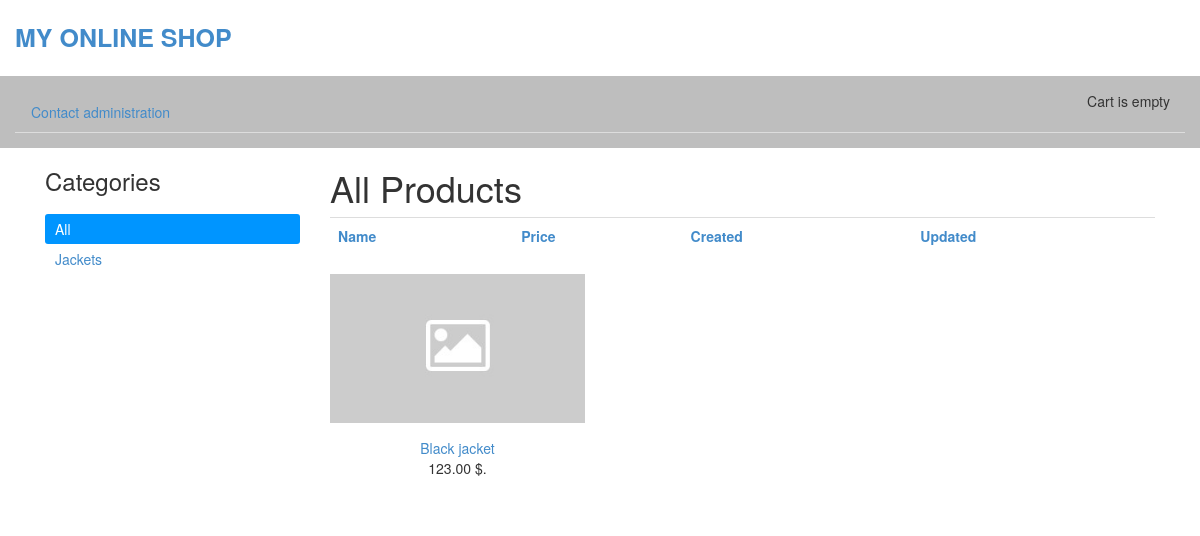
The app's page /, older data.
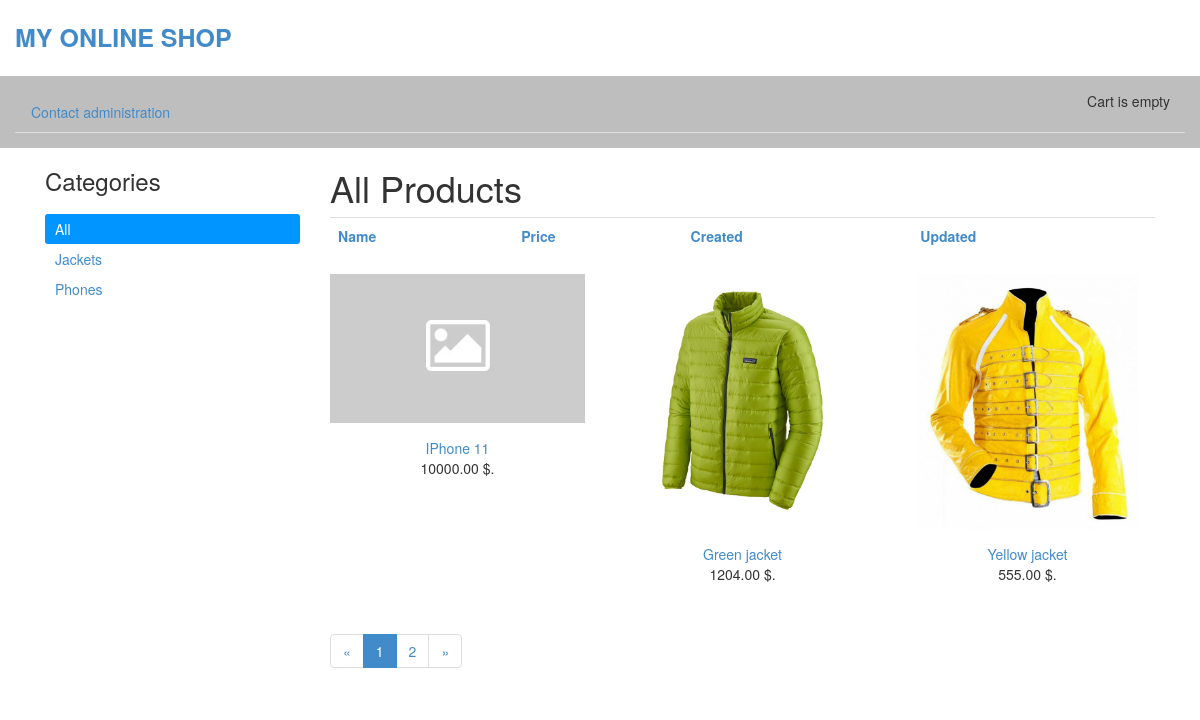
The same page, newer data.
### shop/models.py (models this page shows, shortened)
class Category(models.Model):
    name = models.CharField(max_length=200, db_index=True)
    slug = models.SlugField(max_length=200, db_index=True, unique=True)
    class Meta:
        ordering = ['name']
        verbose_name = 'Category'
        verbose_name_plural = 'Categories'
    def get_absolute_url(self):
        return reverse('shop:ProductListByCategory', args=[self.slug])

class Product(models.Model):
    category = models.ForeignKey(Category, related_name='products', verbose_name="Category", on_delete=models.PROTECT)
    name = models.CharField(max_length=200, db_index=True, verbose_name="Name")
    slug = models.SlugField(max_length=200, db_index=True)
    image = models.ImageField(upload_to='products/%Y/%m/%d/', blank=True, verbose_name="Product image")
    description = models.TextField(blank=True, verbose_name="description")
    price = models.DecimalField(max_digits=10, decimal_places=2, verbose_name="Price")
    stock = models.PositiveIntegerField(verbose_name="In stock")
    available = models.BooleanField(default=True, verbose_name="Available")
    created = models.DateTimeField(auto_now_add=True)
    updated = models.DateTimeField(auto_now=True)
    class Meta:
        ordering = ['name']
        index_together = [
            ['id', 'slug']
        ]
    def get_absolute_url(self):
          return reverse('shop:ProductDetail', args=[self.id, self.slug])

### shop/views.py (the view)
# urls.py: url(r'^(?P<category_slug>[-\w]+)/$', views.ProductList, name='ProductListByCategory'),
def ProductList(request, category_slug=None):
    category = None
    categories = Category.objects.all()
    products = Product.objects.filter(available=True)
    if category_slug:
        category = get_object_or_404(Category, slug=category_slug)
        products = products.filter(category=category)
    order_by = request.GET.get("order_by", "")
    if order_by in ("name", "price", "created", "updated"):
        products = products.order_by(order_by)
        if request.GET.get("reverse", "") == '1':
            products = products.reverse()
    else:
        products = products.order_by("created").reverse()
    paginator = Paginator(products, 3)
    page = request.GET.get("page")
    try:
        products = paginator.page(page)
    except PageNotAnInteger:
        products = paginator.page(1)
    except EmptyPage:
        products = paginator.page(paginator.num_pages)
    return render(request, 'shop/product/list.html', {
        'category': category,
        'categories': categories,
        'products': products
    })

### cart/cart.py (called while the page is built)
    def __len__(self):
        return sum(item['quantity'] for item in self.cart.values())

### cart/context_processors.py (called while the page is built)
def cart(request):
    return {'cart': Cart(request)}

### shop/templates/shop/product/list.html (shortened to what this page needs)
{% extends 'shop/base.html' %}
{% load static %}
{% block content %}
  <div id="sidebar" class="col-sm-3">
    <h3>Categories</h3>
    <ul>
      <li {% if not category %} class="selected" {% endif %}>
        <a href="{% url "shop:ProductList" %}">All</a>
      </li>
      {% for cat in categories %}
        <li {% if category.slug == cat.slug %} class="selected" {% endif %}>
          <a href="{{ cat.get_absolute_url }}">{{ cat.name }}</a>
        </li>
      {% endfor %}
    </ul>
  </div>
  <div id="main" class="product_list col-sm-9">
    <h1>{% if category %}{{ category.name }}{% else %}All Products{% endif %}</h1>
    <table class="table">
        <tbody>
            <tr>
                {% with order_by=request.GET.order_by reverse=request.GET.reverse %}
                <th><a href="{{ category.get_absolute_url }}?order_by=name{% if order_by == 'name' and reverse != '1' %}&amp;reverse=1{% endif %}">
                            Name {% if order_by == 'name' and reverse != '1' %}&uarr;{% elif order_by == 'name' and reverse == '1' %}&darr;{% endif %}</a></th>
                <th><a href="{{ category.get_absolute_url }}?order_by=price{% if order_by == 'price' and reverse != '1' %}&amp;reverse=1{% endif %}">
                            Price {% if order_by == 'price' and reverse != '1' %}&uarr;{% elif order_by == 'price' and reverse == '1' %}&darr;{% endif %}</a></th>
                <th><a href="{{ category.get_absolute_url }}?order_by=created{% if order_by == 'created' and reverse != '1' %}&amp;reverse=1{% endif %}">
                            Created {% if order_by == 'created' and reverse != '1' %}&uarr;{% elif order_by == 'created' and reverse == '1' %}&darr;{% endif %}</a></th>
                <th><a href="{{ category.get_absolute_url }}?order_by=updated{% if order_by == 'updated' and reverse != '1' %}&amp;reverse=1{% endif %}">
                            Updated {% if order_by == 'updated' and reverse != '1' %}&uarr;{% elif order_by == 'updated' and reverse == '1' %}&darr;{% endif %}</a></th>
                {% endwith %}
            </tr>
        </tbody>
    </table>
    <div class="items row">
      {% for product in products %}
        <div class="item col-sm-4">
          <a href="{{ product.get_absolute_url }}">
            <img src="{% if product.image %}{{ product.image.url }}{% else %}{% static "img/no-image.jpg"%}{% endif %}" class="img-responsive">
          </a>
          <a href="{{ product.get_absolute_url }}">{{ product.name }}</a><br>
          {{ product.price }} $.
        </div>
      {% endfor %}
    </div>
    {% if products.has_other_pages %}
    {% with order_by=request.GET.order_by reverse=request.GET.reverse %}
    <nav>
        <ul class="pagination">
            <li><a href="{{ category.get_absolute_url }}?page=1&amp;order_by={{ order_by }}&amp;reverse={{ reverse }}">&laquo;</a></li>
            {% for p in products.paginator.page_range %}
            <li {% if products.number == p %}class="active"{% endif %}>
                <a href="{{ category.get_absolute_url }}?page={{ p }}&amp;order_by={{ order_by }}&amp;reverse={{ reverse }}">{{ p }}</a>
            </li>
            {% endfor %}
            <li><a href="{{ category.get_absolute_url }}?page={{ products.paginator.num_pages }}&amp;order_by={{ order_by }}&amp;reverse={{ reverse }}">&raquo;</a></li>
        </ul>
    </nav>
    {% endwith %}
    {% endif %}
  </div>
{% endblock %}

### shop/templates/shop/base.html (shortened to what this page needs)
{% load static %}
<!DOCTYPE html>
<html lang="en">
<head>
  <link rel="stylesheet" href="{% static "css/bootstrap.min.css" %}">
  <link rel="stylesheet" href="{% static "css/style.css" %}">
</head>
<body>
  <section id="header">
    <div class="top container">
      <a href="{% url "shop:ProductList"%}">My online shop</a>
    </div>
    <div class="top-bl">
      <div class="container">
          <div class="cart">
              {% with total_items=cart|length %}
                  {% if total_items > 0 %}
                      Your cart:
                      <a href="{% url "cart:CartDetail" %}">
                          {{ total_items }} prods. {{ cart.get_total_price }} $.
                      </a>
                   {% else %}
                        Cart is empty
                  {% endif %}
              {% endwith %}
          </div>
          <div class="row">
              <ul class="nav nav-tabs" role="tablist">
                  <li role="presentation" {% if '/contact-admin' in request.path %} class="active" {% endif %}><a href='{% url "contact_admin" %}'>Contact administration</a></li>
              </ul>
          </div>
      </div>
    </div>
  </section>
  <section id="content row" class="container">
    {% block content %}
    {% endblock %}
  </section>
</body>
</html>

### static/css/style.css (style rules this page uses)
.top { padding: 20px 0; font-size: 25px; font-weight: 600; text-transform: uppercase; }
.top-bl { background: #bebebe; padding: 15px; }
.top-bl .cart { float: right; }
#sidebar ul { list-style: none; margin: 0; padding: 0; margin-top: 20px; }
#sidebar ul li { padding: 5px 10px; }
#sidebar ul li.selected { background: #0095ff; color: white; border-radius: 3px; }
#sidebar ul li.selected a { color: white; }
.items { margin-top: 20px; }
.item { text-align: center; margin-bottom: 30px; }
.item a img { margin-bottom: 15px; }
th, td { padding: 5px; }

Row changes from the older to the newer data that the page shows:
no longer on this page (row unchanged): Product: name "Black jacket", price "123.00"
added Category: name "Phones"
added Product: name "IPhone 11", price "10000.00"
added Product: image (picture), name "Green jacket", price "1204.00"
added Product: image (picture), name "Yellow jacket", price "555.00"
Text that changed along with them:
new list line: "1"
new list line: "2"
